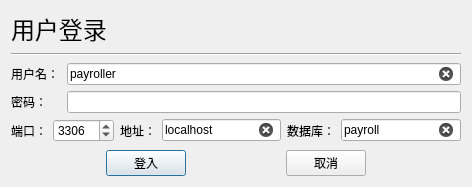
<?xml version="1.0" encoding="UTF-8"?>
<ui version="4.0">
 <class>Login</class>
 <widget class="QDialog" name="Login">
  <property name="geometry">
   <rect>
    <x>0</x>
    <y>0</y>
    <width>472</width>
    <height>187</height>
   </rect>
  </property>
  <property name="windowTitle">
   <string>用户登录</string>
  </property>
  <property name="windowIcon">
   <iconset resource="icon.qrc">
    <normaloff>:/ico/manager.ico</normaloff>:/ico/manager.ico</iconset>
  </property>
  <layout class="QVBoxLayout" name="verticalLayout_3">
   <item>
    <layout class="QVBoxLayout" name="verticalLayout_2">
     <item>
      <widget class="QLabel" name="label_3">
       <property name="font">
        <font>
         <family>华文新魏</family>
         <pointsize>18</pointsize>
        </font>
       </property>
       <property name="text">
        <string>用户登录</string>
       </property>
      </widget>
     </item>
     <item>
      <widget class="Line" name="line">
       <property name="orientation">
        <enum>Qt::Horizontal</enum>
       </property>
      </widget>
     </item>
    </layout>
   </item>
   <item>
    <spacer name="verticalSpacer_2">
     <property name="orientation">
      <enum>Qt::Vertical</enum>
     </property>
     <property name="sizeHint" stdset="0">
      <size>
       <width>20</width>
       <height>40</height>
      </size>
     </property>
    </spacer>
   </item>
   <item>
    <layout class="QVBoxLayout" name="verticalLayout">
     <item>
      <layout class="QHBoxLayout" name="horizontalLayout_2">
       <item>
        <widget class="QLabel" name="label">
         <property name="minimumSize">
          <size>
           <width>50</width>
           <height>0</height>
          </size>
         </property>
         <property name="text">
          <string>用户名：</string>
         </property>
        </widget>
       </item>
       <item>
        <widget class="QLineEdit" name="lineEdit">
         <property name="text">
          <string>payroller</string>
         </property>
         <property name="clearButtonEnabled">
          <bool>true</bool>
         </property>
        </widget>
       </item>
      </layout>
     </item>
     <item>
      <layout class="QHBoxLayout" name="horizontalLayout_3">
       <item>
        <widget class="QLabel" name="label_2">
         <property name="minimumSize">
          <size>
           <width>50</width>
           <height>0</height>
          </size>
         </property>
         <property name="text">
          <string>密码：</string>
         </property>
        </widget>
       </item>
       <item>
        <widget class="QLineEdit" name="lineEdit_2">
         <property name="echoMode">
          <enum>QLineEdit::Password</enum>
         </property>
         <property name="clearButtonEnabled">
          <bool>true</bool>
         </property>
        </widget>
       </item>
      </layout>
     </item>
    </layout>
   </item>
   <item>
    <spacer name="verticalSpacer">
     <property name="orientation">
      <enum>Qt::Vertical</enum>
     </property>
     <property name="sizeHint" stdset="0">
      <size>
       <width>20</width>
       <height>1</height>
      </size>
     </property>
    </spacer>
   </item>
   <item>
    <layout class="QHBoxLayout" name="horizontalLayout_4">
     <item>
      <widget class="QLabel" name="label_4">
       <property name="text">
        <string>端口：</string>
       </property>
      </widget>
     </item>
     <item>
      <widget class="QSpinBox" name="spinBox">
       <property name="maximum">
        <number>65535</number>
       </property>
       <property name="value">
        <number>3306</number>
       </property>
      </widget>
     </item>
     <item>
      <widget class="QLabel" name="label_5">
       <property name="text">
        <string>地址：</string>
       </property>
      </widget>
     </item>
     <item>
      <widget class="QLineEdit" name="lineEdit_3">
       <property name="text">
        <string>localhost</string>
       </property>
       <property name="clearButtonEnabled">
        <bool>true</bool>
       </property>
      </widget>
     </item>
     <item>
      <widget class="QLabel" name="label_6">
       <property name="text">
        <string>数据库：</string>
       </property>
      </widget>
     </item>
     <item>
      <widget class="QLineEdit" name="lineEdit_4">
       <property name="text">
        <string>payroll</string>
       </property>
       <property name="clearButtonEnabled">
        <bool>true</bool>
       </property>
      </widget>
     </item>
    </layout>
   </item>
   <item>
    <spacer name="verticalSpacer_3">
     <property name="orientation">
      <enum>Qt::Vertical</enum>
     </property>
     <property name="sizeHint" stdset="0">
      <size>
       <width>20</width>
       <height>40</height>
      </size>
     </property>
    </spacer>
   </item>
   <item>
    <layout class="QHBoxLayout" name="horizontalLayout">
     <item>
      <spacer name="horizontalSpacer">
       <property name="orientation">
        <enum>Qt::Horizontal</enum>
       </property>
       <property name="sizeHint" stdset="0">
        <size>
         <width>40</width>
         <height>20</height>
        </size>
       </property>
      </spacer>
     </item>
     <item>
      <widget class="QPushButton" name="pushButton">
       <property name="text">
        <string>登入</string>
       </property>
      </widget>
     </item>
     <item>
      <spacer name="horizontalSpacer_2">
       <property name="orientation">
        <enum>Qt::Horizontal</enum>
       </property>
       <property name="sizeHint" stdset="0">
        <size>
         <width>40</width>
         <height>20</height>
        </size>
       </property>
      </spacer>
     </item>
     <item>
      <widget class="QPushButton" name="pushButton_2">
       <property name="text">
        <string>取消</string>
       </property>
      </widget>
     </item>
     <item>
      <spacer name="horizontalSpacer_3">
       <property name="orientation">
        <enum>Qt::Horizontal</enum>
       </property>
       <property name="sizeHint" stdset="0">
        <size>
         <width>40</width>
         <height>20</height>
        </size>
       </property>
      </spacer>
     </item>
    </layout>
   </item>
  </layout>
 </widget>
 <resources>
  <include location="icon.qrc"/>
 </resources>
 <connections>
  <connection>
   <sender>pushButton_2</sender>
   <signal>clicked()</signal>
   <receiver>Login</receiver>
   <slot>close()</slot>
   <hints>
    <hint type="sourcelabel">
     <x>366</x>
     <y>176</y>
    </hint>
    <hint type="destinationlabel">
     <x>348</x>
     <y>188</y>
    </hint>
   </hints>
  </connection>
 </connections>
</ui>
